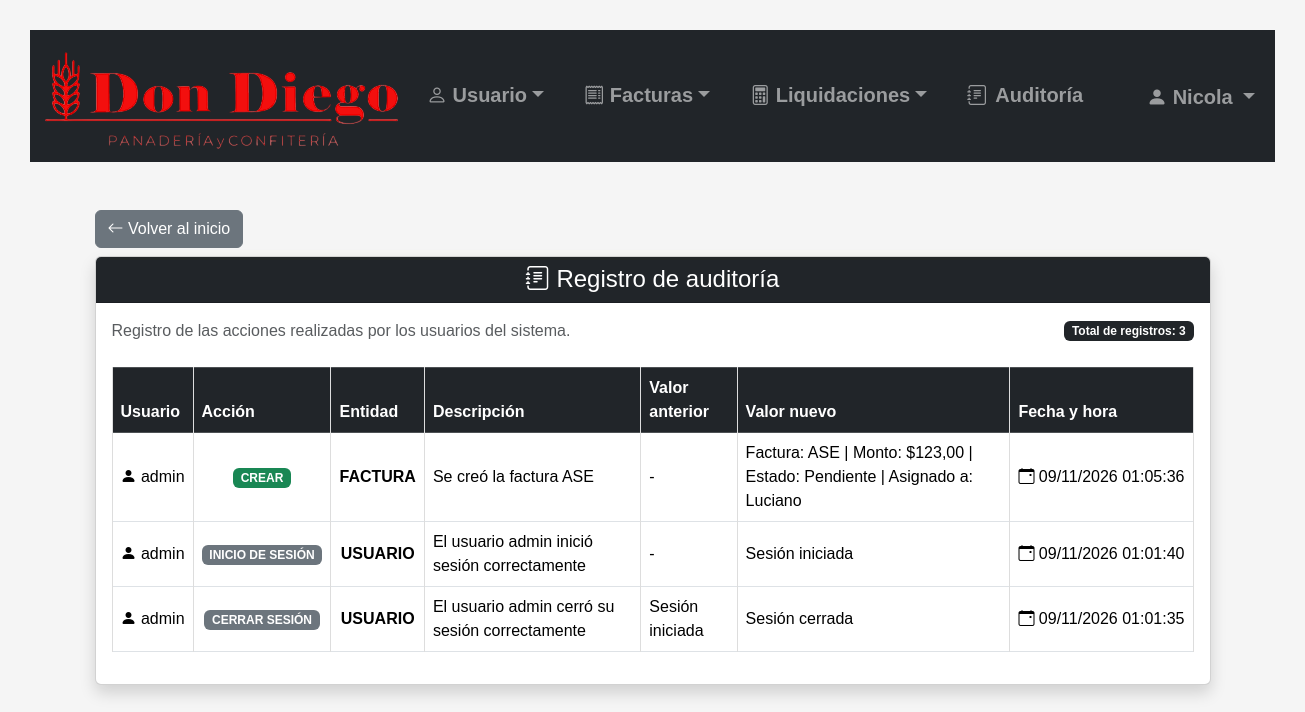
/auditoria.php (signed in), run on the app's committed database.
### tables this page shows
CREATE TABLE `usuario` (
  `id` smallint(5) UNSIGNED NOT NULL,
  `usuario` varchar(32) NOT NULL,
  `contrasenia` varchar(255) NOT NULL,
  `activo` tinyint(1) NOT NULL DEFAULT 1,
  `id_ROL` tinyint(3) UNSIGNED NOT NULL
);

CREATE TABLE `auditoria` (
  `id` int(10) UNSIGNED NOT NULL,
  `id_usuario` smallint(5) UNSIGNED NOT NULL,
  `accion` varchar(30) NOT NULL,
  `entidad` varchar(30) NOT NULL,
  `id_entidad` int(10) UNSIGNED DEFAULT NULL,
  `descripcion` varchar(255) DEFAULT NULL,
  `valor_anterior` text DEFAULT NULL,
  `valor_nuevo` text DEFAULT NULL,
  `fecha_hora` datetime NOT NULL DEFAULT current_timestamp()
);

### permisos.php (called while the page is built, shortened)
<?php
function obtenerRolUsuario(PDO $conexion, $idUsuario): ?string
{
    static $roles = [];
    $idUsuario = (int)$idUsuario;
    if (!array_key_exists($idUsuario, $roles)) {
        $stmt = $conexion->prepare(
            "SELECT LOWER(TRIM(r.nombre))
             FROM usuario u
             INNER JOIN rol r ON r.id = u.id_ROL
             WHERE u.id = ? AND u.activo = 1"
        );
        $stmt->execute([$idUsuario]);
        $rol = $stmt->fetchColumn();
        $roles[$idUsuario] = $rol === false ? null : $rol;
    }
    return $roles[$idUsuario];
}
function usuarioPuedeAdministrar(PDO $conexion, $idUsuario): bool
{
    $rol = obtenerRolUsuario($conexion, $idUsuario);
    return $rol !== null && !in_array($rol, ["repartidor", "cajero", "cajera"], true);
}
function exigirPermisoAdministrativo(PDO $conexion, $idUsuario): void
{
    if (!usuarioPuedeAdministrar($conexion, $idUsuario)) {
        http_response_code(403);
        exit("No tenés permiso para acceder a esta función.");
    }
}

### auditoria.php (the view, shortened to what this page needs)
<?php
require_once "conexion.php";
require_once "permisos.php";
exigirPermisoAdministrativo($conexion, $_SESSION["id_usuario"]);
$sql = "SELECT a.id, u.usuario, a.accion, a.entidad, a.id_entidad, a.descripcion, a.valor_anterior, a.valor_nuevo, a.fecha_hora
        FROM auditoria a LEFT JOIN usuario u ON a.id_usuario = u.id
        ORDER BY a.fecha_hora DESC, a.id DESC";
$stmt = $conexion->prepare($sql);
$stmt->execute();
$registros = $stmt->fetchAll(PDO::FETCH_ASSOC);
?>
<!DOCTYPE html>
<html lang="es">
<head>
    <link rel="stylesheet" href="css/bootstrap-5.3.8/css/bootstrap.min.css">
    <link rel="stylesheet" href="imagenes/bootstrap-icons-1.13.1/bootstrap-icons.min.css">
    <link rel="stylesheet" href="css/estilo.css">
</head>
<body>
    <?php require_once "menu.php"; ?>
    <div class="container mt-5">
        <div class="mt-4 mb-2">
            <a href="index.php" class="btn btn-secondary"><i class="bi bi-arrow-left"></i> Volver al inicio</a>
        </div>
        <div class="card shadow mb-5">
            <div class="card-header bg-dark text-white text-center">
                <h4 class="mb-0"><i class="bi bi-journal-text"></i> Registro de auditoría</h4>
            </div>
            <div class="card-body">
                <div class="d-flex justify-content-between align-items-center flex-wrap gap-2 mb-4">
                    <p class="text-muted mb-0">Registro de las acciones realizadas por los usuarios del sistema.</p>
                    <span class="badge bg-dark">
                        Total de registros: <?= count($registros) ?>
                    </span>
                </div>
                <?php if (count($registros) > 0): ?>
                    <div class="table-responsive">
                        <table class="table table-bordered table-hover align-middle">
                            <thead class="table-dark text-center">
                                <tr>
                                    <th>Usuario</th>
                                    <th>Acción</th>
                                    <th>Entidad</th>
                                    <th>Descripción</th>
                                    <th>Valor anterior</th>
                                    <th>Valor nuevo</th>
                                    <th>Fecha y hora</th>
                                </tr>
                            </thead>
                            <tbody>
                                <?php foreach ($registros as $registro): ?>
                                    <?php
                                    $accion = mb_strtoupper(trim($registro["accion"]), "UTF-8");
                                    switch ($accion) {
                                        case "CREAR":
                                        case "AGREGAR":
                                        case "REGISTRAR":
                                        case "ACTIVAR":
                                            $claseAccion = "bg-success";
                                            break;
                                        case "INICIO DE SESIÓN":
                                        case "CERRAR SESIÓN":
                                            $claseAccion = "bg-secondary";
                                            break;
                                    }
                                    $fecha = new DateTime($registro["fecha_hora"]);
                                    ?>
                                    <tr>
                                        <td class="text-center text-nowrap">
                                            <i class="bi bi-person-fill"></i>
                                            <?= htmlspecialchars($registro["usuario"] ?? "Usuario no disponible") ?>
                                        </td>
                                        <td class="text-center text-nowrap">
                                            <span class="badge <?= $claseAccion ?>">
                                                <?= htmlspecialchars($registro["accion"]) ?>
                                            </span>
                                        </td>
                                        <td class="text-center fw-bold text-uppercase">
                                            <?= htmlspecialchars($registro["entidad"] ?? "-") ?>
                                        </td>
                                        <td>
                                            <?= !empty($registro["descripcion"])
                                                ? htmlspecialchars($registro["descripcion"])
                                                : "-" ?>
                                        </td>
                                        <td>
                                            <?= !empty($registro["valor_anterior"])
                                                ? htmlspecialchars($registro["valor_anterior"])
                                                : "-" ?>
                                        </td>
                                        <td>
                                            <?= !empty($registro["valor_nuevo"])
                                                ? htmlspecialchars($registro["valor_nuevo"])
                                                : "-" ?>
                                        </td>
                                        <td class="text-center text-nowrap">
                                            <i class="bi bi-calendar-event"></i>
                                            <?= htmlspecialchars($fecha->format("d/m/Y H:i:s")) ?>
                                        </td>
                                    </tr>
                                <?php endforeach; ?>
                            </tbody>
                        </table>
                    </div>
                <?php endif; ?>
            </div>
        </div>
    </div>
</body>
</html>

### menu.php (shortened to what this page needs)
<?php
$usuarioPuedeAdministrar = false;
$usuarioEsCajero = false;
$usuarioEsRepartidor = false;
if (isset($_SESSION["id_usuario"])) {
    require_once "permisos.php";
    $rolUsuario = obtenerRolUsuario($conexion, $_SESSION["id_usuario"]);
    $usuarioPuedeAdministrar = usuarioPuedeAdministrar($conexion, $_SESSION["id_usuario"]);
    $usuarioEsCajero = in_array($rolUsuario, ["cajero", "cajera"], true);
    $usuarioEsRepartidor = $rolUsuario === "repartidor";
    $sqlUsuario = "SELECT usuario FROM usuario WHERE id = ?";
    $stmtUsuario = $conexion->prepare($sqlUsuario);
    $stmtUsuario->execute([$_SESSION["id_usuario"]]);
    $usuarioLogueado = $stmtUsuario->fetch(PDO::FETCH_ASSOC);
}
?>
<nav class="navbar navbar-expand-lg navbar-dark bg-dark">
    <div class="container-fluid">
        <a class="navbar-brand flex-grow-1" href="https://www.dondiegouy.com/"><img src="imagenes/logo.png" alt="Panaderia" class="d-inline-block align-text-top logo-menu"></a>
        <div class="offcanvas offcanvas-end text-bg-dark" tabindex="-1" id="menuNavegacion" aria-labelledby="menuNavegacionLabel">
            <div class="offcanvas-body justify-content-center">
                <ul class="navbar-nav flex-grow-1 pe-3 gap-4 fs-5">
                    <?php if (!$usuarioEsCajero && !$usuarioEsRepartidor): ?>
                        <li class="nav-item dropdown nav-underline">
                            <a class="nav-link dropdown-toggle fw-bold" href="#" role="button" data-bs-toggle="dropdown" aria-expanded="false"><i class="bi bi-person"></i> Usuario</a>
                        </li>
                    <?php endif; ?>
                    <li class="nav-item dropdown nav-underline">
                        <a class="nav-link dropdown-toggle fw-bold" href="#" role="button" data-bs-toggle="dropdown" aria-expanded="false"><i class="bi bi-receipt"></i> Facturas</a>
                    </li>
                    <li class="nav-item dropdown nav-underline">
                        <a class="nav-link dropdown-toggle fw-bold" href="#" role="button" data-bs-toggle="dropdown" aria-expanded="false"><i class="bi bi-calculator"></i> Liquidaciones</a>
                    </li>
                    <?php if ($usuarioPuedeAdministrar): ?>
                        <li class="nav-item nav-underline">
                            <a class="nav-link fw-bold d-inline-flex text-nowrap" href="auditoria.php"><i class="bi bi-journal-text me-2"></i> Auditoría</a>
                        </li>
                    <?php endif; ?>
                    <li class="nav-item dropdown mt-auto pe-3 fs-5 d-xxl-none">
                       <a class="nav-link dropdown-toggle fw-bold usuario-menu" href="#" role="button" data-bs-toggle="dropdown" aria-expanded="false">
                            <i class="bi bi-person-fill"></i>
                            <?= htmlspecialchars($usuarioLogueado["usuario"]) ?>
                        </a>
                    </li>
                </ul>
            </div>
        </div>
    </div>
</nav>

### estilo.css (style rules this page uses)
body { font-family: Arial, sans-serif; margin: 30px; background: #f5f5f5; }
table { width: 100%; border-collapse: collapse; background: white; }
th, td { padding: 10px; border: 1px solid #ddd; text-align: left; }
th { background: #eee; }

### data on the page
usuario: usuario "Nicola"
auditoria: id_usuario.usuario "admin", accion "CREAR", entidad "FACTURA", descripcion "Se creó la factura ASE", valor_nuevo "Factura: ASE | Monto: $123,00 | Estado: Pendiente | Asignado a: Luciano", fecha_hora "09/11/2026 01:05:36"
auditoria: id_usuario.usuario "admin", accion "INICIO DE SESIÓN", entidad "USUARIO", descripcion "El usuario admin inició sesión correctamente", valor_anterior "-", valor_nuevo "Sesión iniciada", fecha_hora "09/11/2026 01:01:40"
auditoria: id_usuario.usuario "admin", accion "CERRAR SESIÓN", entidad "USUARIO", descripcion "El usuario admin cerró su sesión correctamente", valor_anterior "Sesión iniciada", valor_nuevo "Sesión cerrada", fecha_hora "09/11/2026 01:01:35"

### other printed values
count($registros) "3"
